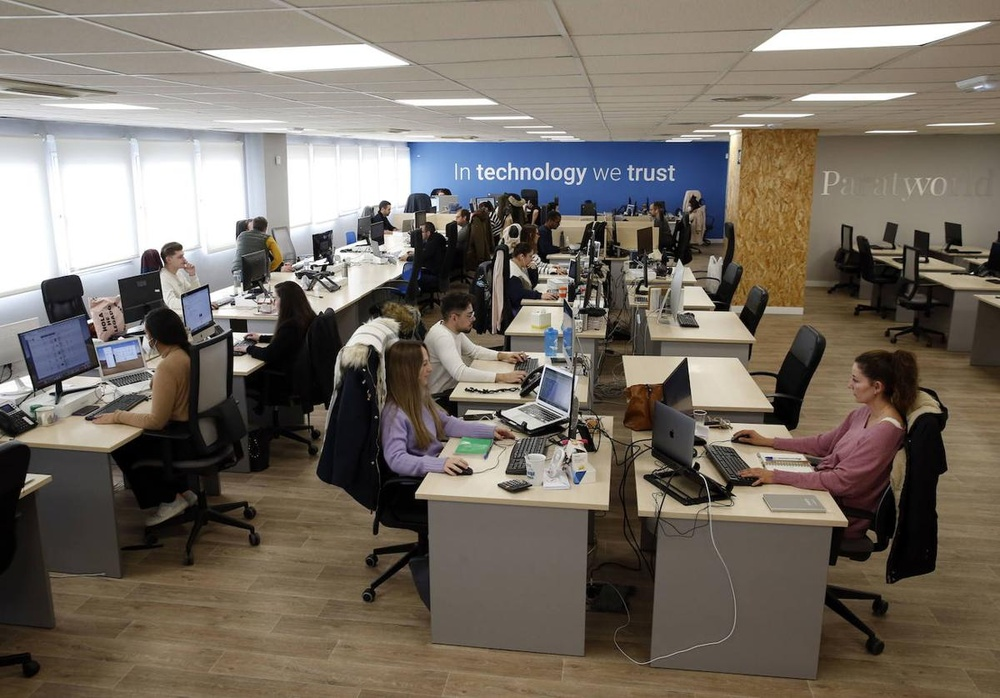
#> input picture Curso de vision por computadora/imagen.jpg, 1000 x 698 px, shrunk from 1200 x 837 before the run, found by its file name
$ python Seccion1_Practica4.py   (older library calls are emulated)
#> lines starting #> are read from the running program, lines starting #| are printed output that depends on the picture
#Práctica 4: Detección y mejora de bordes

#Cargar una imagen y aplicar algoritmos de detección de bordes, como el operador de Sobel o el detector de Canny.
#Visualizar los bordes detectados en la imagen original y comparar los resultados con diferentes parámetros.
#Aplicar técnicas para mejorar la calidad de los bordes detectados, como la supresión de no máximos y la detección de bordes en múltiples escalas.

import cv2

# Cargar la imagen
path = r'C:\Users\LENOVO\github\Algoritmos_vision\Curso de vision por computadora\imagen.jpg'
image = cv2.imread(path, 1)
#> image is the input picture: shape (698, 1000, 3); mean B, G, R 99.8, 109.3, 117.5

# Convertir la imagen a escala de grises
gray_image = cv2.cvtColor(image, cv2.COLOR_BGR2GRAY)
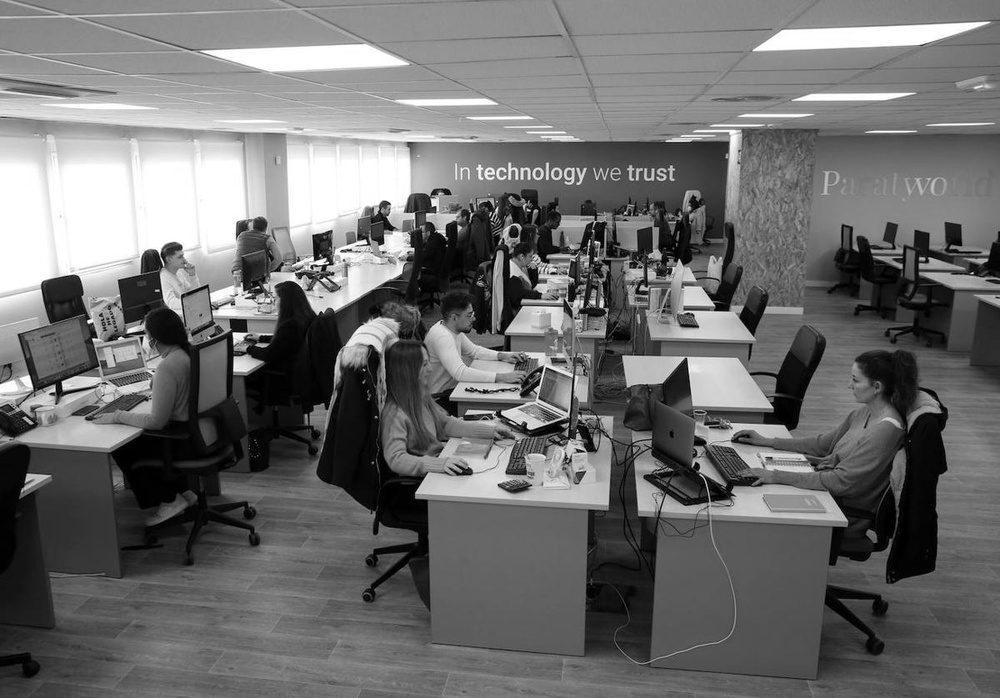
#> gray_image: shape (698, 1000); min 0, max 255, mean 110.7

# Aplicar el operador de Sobel para detección de bordes
sobel_x = cv2.Sobel(gray_image, cv2.CV_64F, 1, 0, ksize=3)
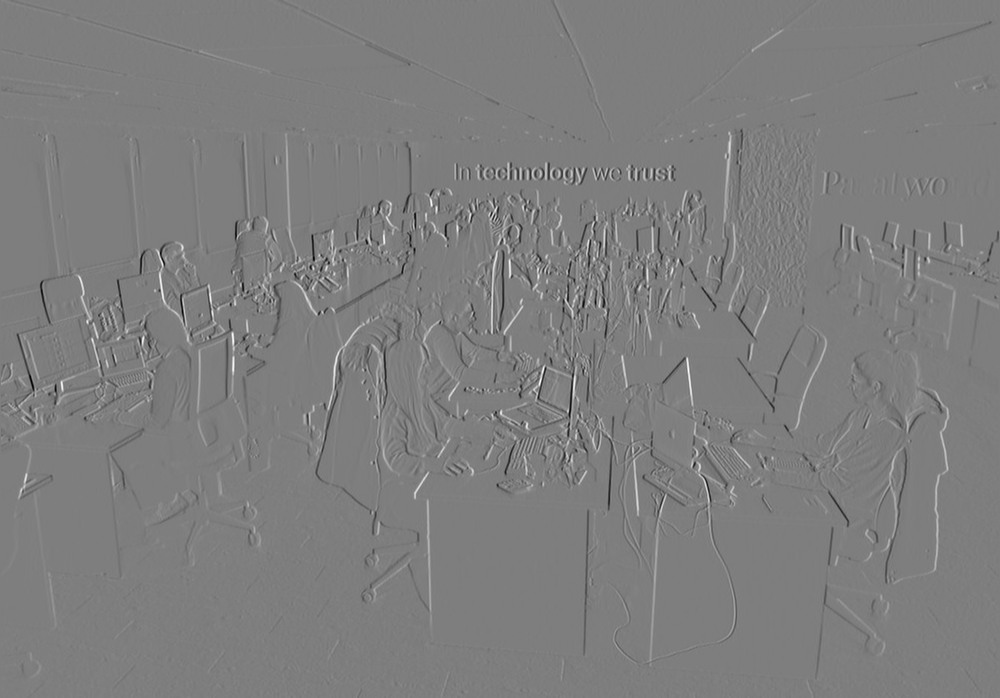
#> sobel_x: shape (698, 1000) float64; min -940, max 958, mean -0.3; drawn with min black and max white
sobel_y = cv2.Sobel(gray_image, cv2.CV_64F, 0, 1, ksize=3)
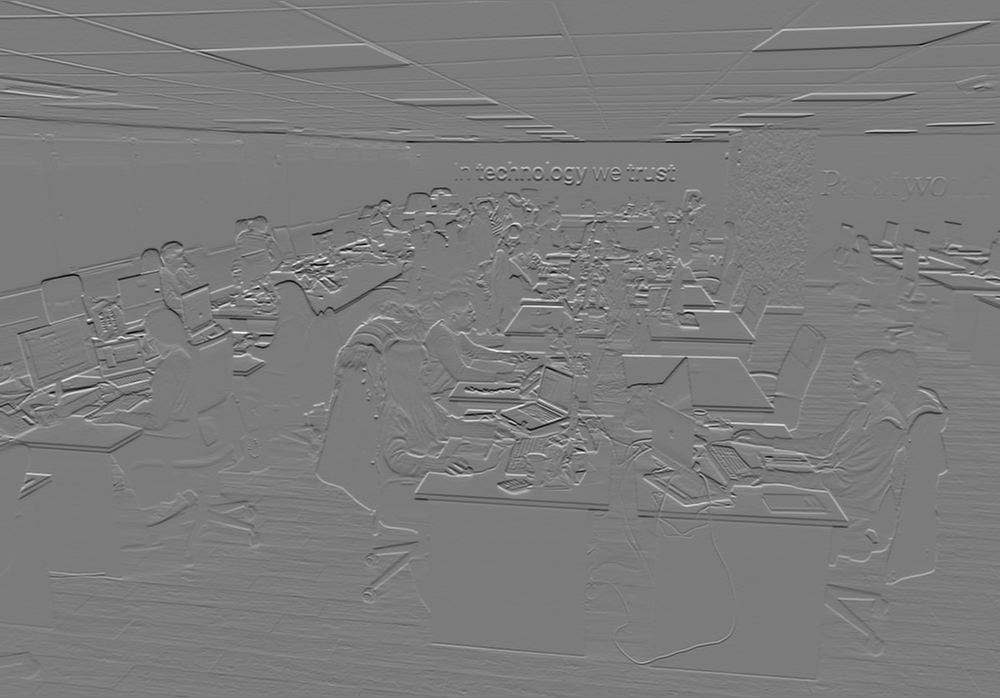
#> sobel_y: shape (698, 1000) float64; min -932, max 986, mean -0.4; drawn with min black and max white
edges = cv2.sqrt(sobel_x**2 + sobel_y**2)
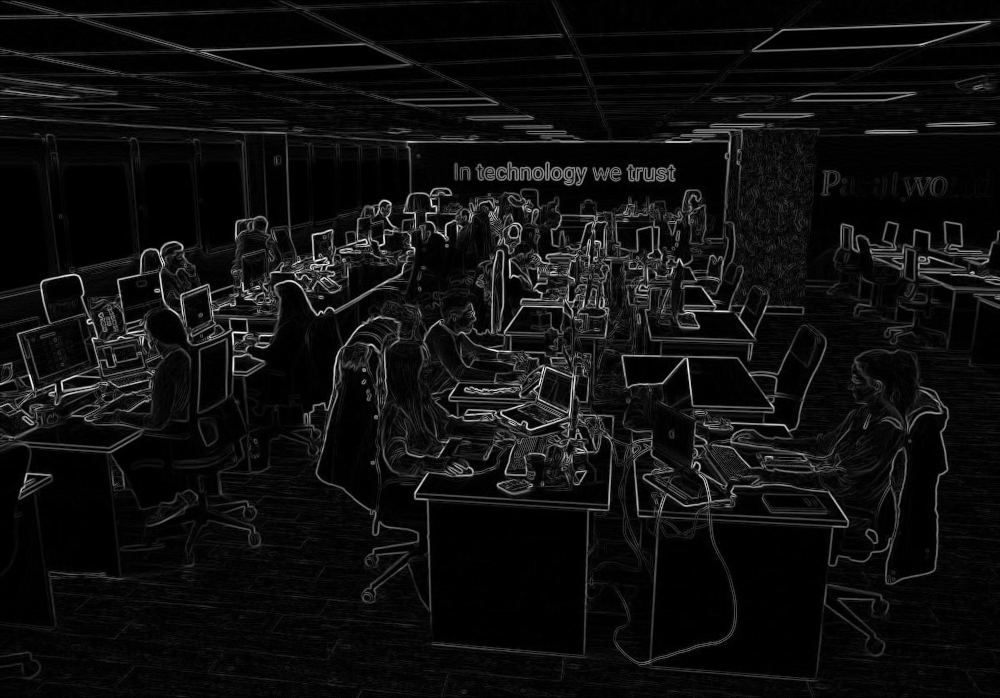
#> edges: shape (698, 1000) float64; min 0, max 986.6, mean 58.6; drawn with min black and max white

# Aplicar el detector de Canny para detección de bordes
canny_edges = cv2.Canny(gray_image, 100, 200)
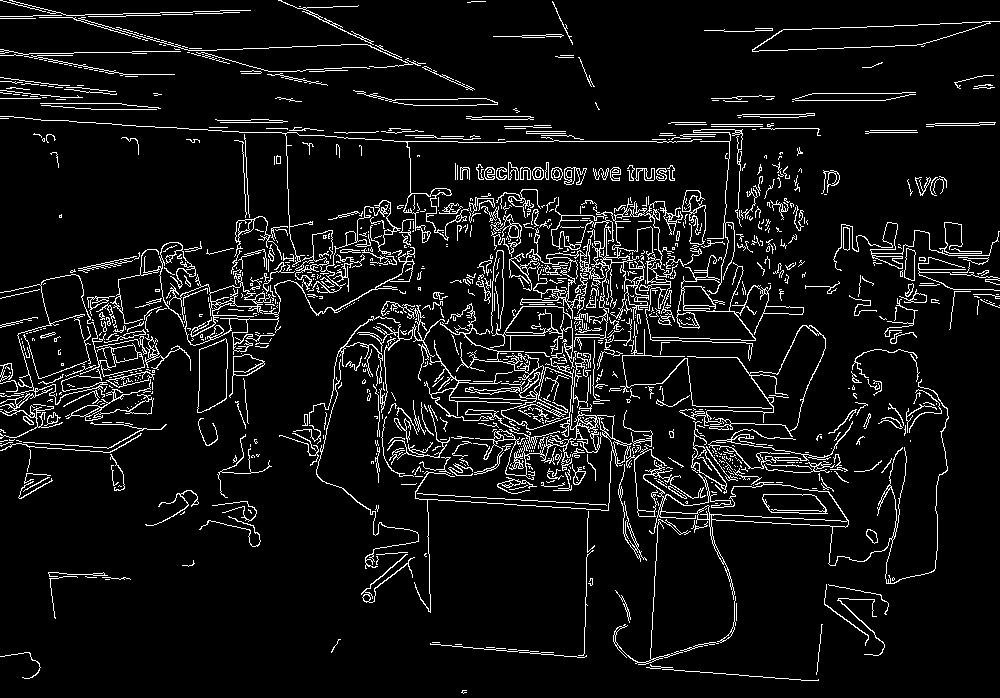
#> canny_edges: shape (698, 1000); 7.3% white in thin lines or dots

# Mostrar las imágenes con los bordes detectados
cv2.imshow('Imagen original', image)
cv2.imshow('Bordes detectados con operador de Sobel', edges.astype('uint8'))
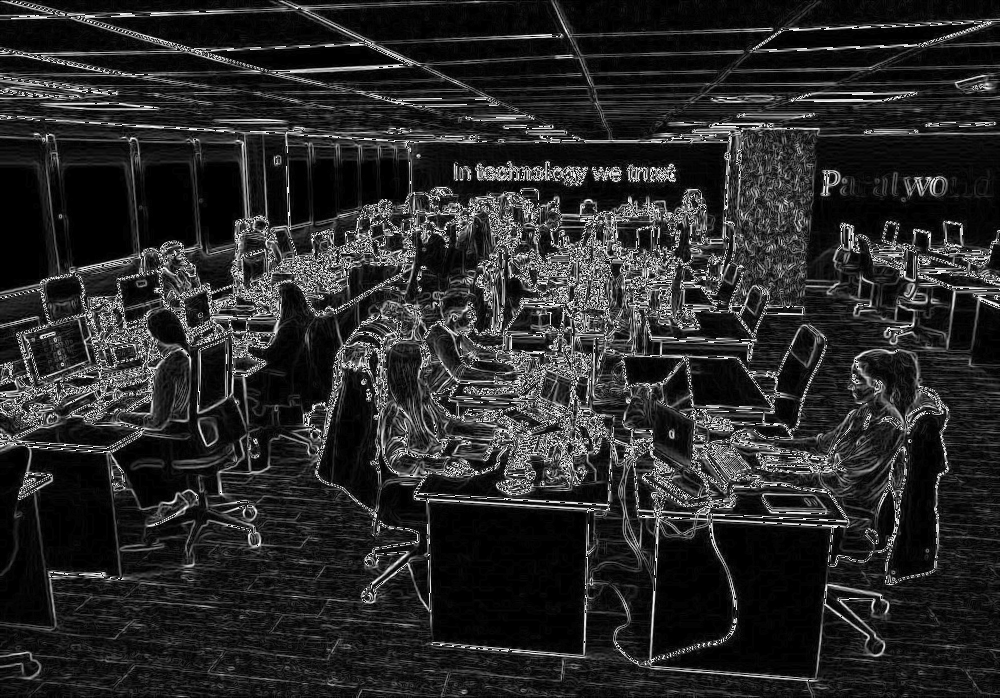
#> window 'Bordes detectados con operador': shape (698, 1000); min 0, max 255, mean 40.6
cv2.imshow('Bordes detectados con detector de Canny', canny_edges)
cv2.waitKey(0)
